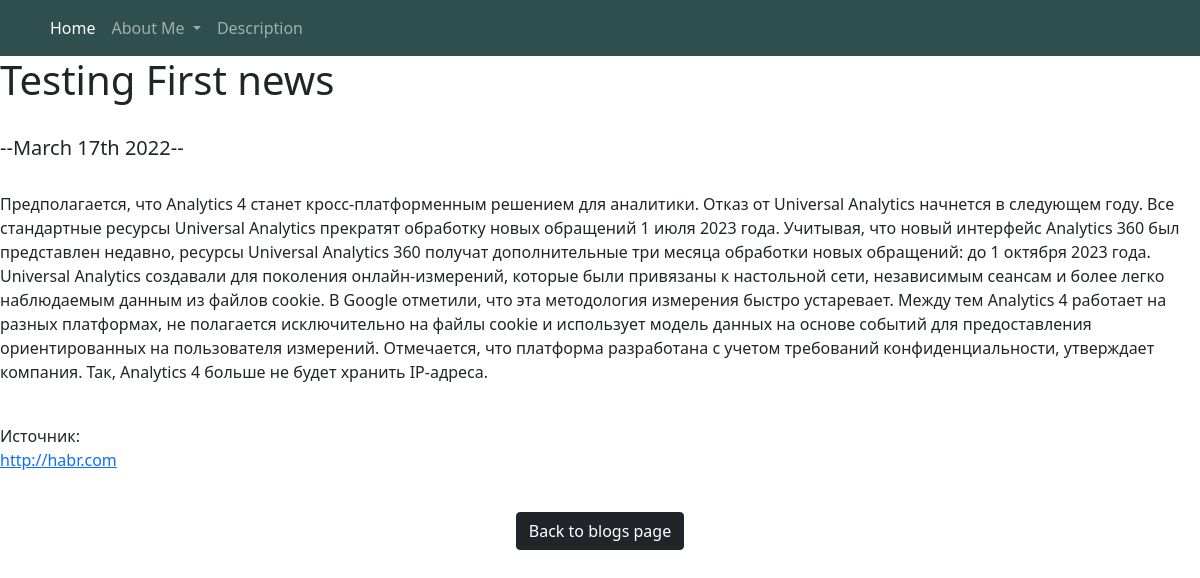
The page /blog/6/ on the database its author committed.
### blog/models.py (models this page shows, shortened)
class Blog(models.Model):
    title = models.CharField(max_length=100)
    url = models.URLField(blank=True)
    date = models.DateField(blank=True)
    description = models.TextField()

### blog/views.py (the view)
# urls.py: path('<int:blog_id>/', views.detail, name='detail'),
def detail(request, blog_id):
    blog = get_object_or_404(Blog, pk=blog_id)
    return render(request, 'blog/detail.html', {'blog': blog})

### blog/templates/blog/detail.html
{% extends 'portfolio/base.html' %}
{% block content %}
<h1>{{ blog.title }}</h1>
<br>
<h5>--{{ blog.date|date:'F jS Y' }}--</h5>
<br>
<p>{{ blog.description|striptags }}</p>
<br>
Источник: <a href="{{ blog.url }}"><p>{{ blog.url }}</p></a>
<br>
<div class="container text-center">
    <a href="{% url 'blog:all_blogs' %}" class="btn btn-dark">Back to blogs page</a>
</div>
{% endblock %}

### rows shown on the page
Blog: title "Testing First news", date "March 17th 2022", description "Предполагается, что Analytics 4 станет кросс-платформенным решением для аналитики. Отказ от Universal Analytics начнется в следующем году. Все стандартные ресурсы Universal Analytics прекратят обработку новых обращений 1 июля 2023 года. Учитывая, что новый интерфейс Analytics 360 был представлен недавно, ресурсы Universal Analytics 360 получат дополнительные три месяца обработки новых обращений: до 1 октября 2023 года. Universal Analytics создавали для поколения онлайн-измерений, которые были привязаны к настольной сети, независимым сеансам и более легко наблюдаемым данным из файлов cookie. В Google отметили, что эта методология измерения быстро устаревает. Между тем Analytics 4 работает на…", url "http://habr.com"
